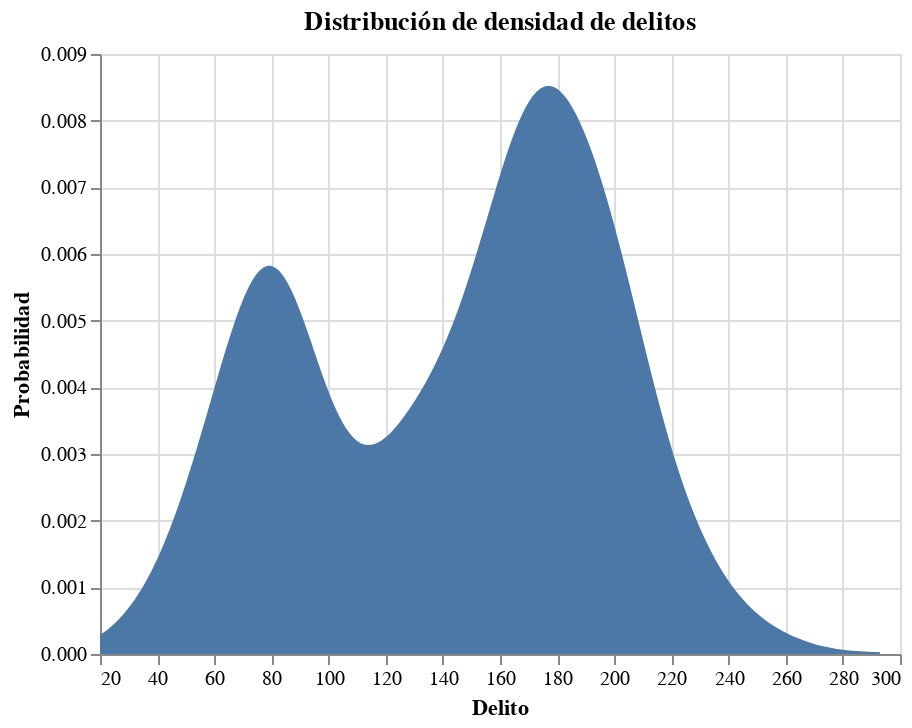

Notebook source saved alongside this figure:
### Markdown cell above
Se puede observar una tendencia a la alza del incremento de delitos durante el segundo semestre del año 2019 y el primer semestre del 2020 (pandemia de COVID-19), despues vuelve una ligera reducción de delitos durante el resto del 2020, 2021 y 2022.
  
  **Nota**: La libreria realiza una interpolación en los próximos meses**

### Code cell
alt.Chart(delitos_tiempo).transform_density(
    'delito',
    as_=['delito', 'density'],
).mark_area().encode(
    alt.X("delito:Q",title="Delito"),
    alt.Y('density:Q', title="Probabilidad")
).properties(title="Distribución de densidad de delitos")

### Figure 1 — Vega-Lite specification as saved in the notebook (floating-point values rounded to 4 significant figures; data arrays with more than 128 entries replaced by an {"elided": "..."} marker saying what was removed)
{"config": {"view": {"continuousWidth": 400, "continuousHeight": 300}}, "data": {"name": "data-ffdbcf04d13bdea3f4400fe5389d7435"}, "mark": "area", "encoding": {"x": {"field": "delito", "title": "Delito", "type": "quantitative"}, "y": {"field": "density", "title": "Probabilidad", "type": "quantitative"}}, "title": "Distribución de densidad de delitos", "transform": [{"density": "delito", "as": ["delito", "density"]}], "$schema": "https://vega.github.io/schema/vega-lite/v4.17.0.json", "datasets": {"data-ffdbcf04d13bdea3f4400fe5389d7435": {"elided": "1520 records"}}}
